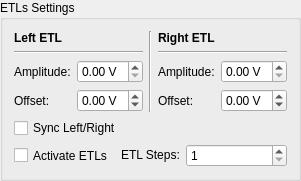
                 <widget class="QGroupBox" name="groupBox_13">
                  <property name="title">
                   <string>ETLs Settings</string>
                  </property>
                  <layout class="QVBoxLayout" name="verticalLayout_45">
                   <item>
                    <layout class="QHBoxLayout" name="horizontalLayout_69">
                     <item>
                      <layout class="QVBoxLayout" name="verticalLayout_46">
                       <item>
                        <widget class="QLabel" name="label_76">
                         <property name="text">
                          <string>&lt;html&gt;&lt;head/&gt;&lt;body&gt;&lt;p&gt;&lt;span style=&quot; font-weight:600;&quot;&gt;Left ETL&lt;/span&gt;&lt;/p&gt;&lt;/body&gt;&lt;/html&gt;</string>
                         </property>
                        </widget>
                       </item>
                       <item>
                        <widget class="Line" name="line_23">
                         <property name="sizePolicy">
                          <sizepolicy hsizetype="Preferred" vsizetype="Preferred">
                           <horstretch>0</horstretch>
                           <verstretch>0</verstretch>
                          </sizepolicy>
                         </property>
                         <property name="orientation">
                          <enum>Qt::Horizontal</enum>
                         </property>
                        </widget>
                       </item>
                       <item>
                        <layout class="QFormLayout" name="formLayout_16">
                         <item row="0" column="0">
                          <widget class="QLabel" name="label_78">
                           <property name="sizePolicy">
                            <sizepolicy hsizetype="Fixed" vsizetype="Preferred">
                             <horstretch>0</horstretch>
                             <verstretch>0</verstretch>
                            </sizepolicy>
                           </property>
                           <property name="text">
                            <string>Amplitude:</string>
                           </property>
                          </widget>
                         </item>
                         <item row="0" column="1">
                          <widget class="QDoubleSpinBox" name="doubleSpinBox_etlLeftAmplitude">
                           <property name="sizePolicy">
                            <sizepolicy hsizetype="Preferred" vsizetype="Fixed">
                             <horstretch>0</horstretch>
                             <verstretch>0</verstretch>
                            </sizepolicy>
                           </property>
                           <property name="suffix">
                            <string> V</string>
                           </property>
                           <property name="minimum">
                            <double>0.000000000000000</double>
                           </property>
                           <property name="maximum">
                            <double>5.000000000000000</double>
                           </property>
                           <property name="singleStep">
                            <double>0.100000000000000</double>
                           </property>
                          </widget>
                         </item>
                         <item row="1" column="0">
                          <widget class="QLabel" name="label_79">
                           <property name="sizePolicy">
                            <sizepolicy hsizetype="Fixed" vsizetype="Preferred">
                             <horstretch>0</horstretch>
                             <verstretch>0</verstretch>
                            </sizepolicy>
                           </property>
                           <property name="text">
                            <string>Offset:</string>
                           </property>
                          </widget>
                         </item>
                         <item row="1" column="1">
                          <widget class="QDoubleSpinBox" name="doubleSpinBox_etlLeftOffset">
                           <property name="sizePolicy">
                            <sizepolicy hsizetype="Preferred" vsizetype="Fixed">
                             <horstretch>0</horstretch>
                             <verstretch>0</verstretch>
                            </sizepolicy>
                           </property>
                           <property name="suffix">
                            <string> V</string>
                           </property>
                           <property name="minimum">
                            <double>-5.000000000000000</double>
                           </property>
                           <property name="maximum">
                            <double>5.000000000000000</double>
                           </property>
                           <property name="singleStep">
                            <double>0.100000000000000</double>
                           </property>
                          </widget>
                         </item>
                        </layout>
                       </item>
                      </layout>
                     </item>
                     <item>
                      <widget class="Line" name="line_24">
                       <property name="sizePolicy">
                        <sizepolicy hsizetype="Preferred" vsizetype="Preferred">
                         <horstretch>0</horstretch>
                         <verstretch>0</verstretch>
                        </sizepolicy>
                       </property>
                       <property name="minimumSize">
                        <size>
                         <width>3</width>
                         <height>0</height>
                        </size>
                       </property>
                       <property name="maximumSize">
                        <size>
                         <width>3</width>
                         <height>16777215</height>
                        </size>
                       </property>
                       <property name="orientation">
                        <enum>Qt::Vertical</enum>
                       </property>
                      </widget>
                     </item>
                     <item>
                      <layout class="QVBoxLayout" name="verticalLayout_47">
                       <item>
                        <widget class="QLabel" name="label_80">
                         <property name="text">
                          <string>&lt;html&gt;&lt;head/&gt;&lt;body&gt;&lt;p&gt;&lt;span style=&quot; font-weight:600;&quot;&gt;Right ETL&lt;/span&gt;&lt;/p&gt;&lt;/body&gt;&lt;/html&gt;</string>
                         </property>
                        </widget>
                       </item>
                       <item>
                        <widget class="Line" name="line_25">
                         <property name="sizePolicy">
                          <sizepolicy hsizetype="Preferred" vsizetype="Preferred">
                           <horstretch>0</horstretch>
                           <verstretch>0</verstretch>
                          </sizepolicy>
                         </property>
                         <property name="orientation">
                          <enum>Qt::Horizontal</enum>
                         </property>
                        </widget>
                       </item>
                       <item>
                        <layout class="QFormLayout" name="formLayout_17">
                         <item row="0" column="0">
                          <widget class="QLabel" name="label_81">
                           <property name="sizePolicy">
                            <sizepolicy hsizetype="Fixed" vsizetype="Preferred">
                             <horstretch>0</horstretch>
                             <verstretch>0</verstretch>
                            </sizepolicy>
                           </property>
                           <property name="text">
                            <string>Amplitude:</string>
                           </property>
                          </widget>
                         </item>
                         <item row="0" column="1">
                          <widget class="QDoubleSpinBox" name="doubleSpinBox_etlRightAmplitude">
                           <property name="sizePolicy">
                            <sizepolicy hsizetype="Preferred" vsizetype="Fixed">
                             <horstretch>0</horstretch>
                             <verstretch>0</verstretch>
                            </sizepolicy>
                           </property>
                           <property name="suffix">
                            <string> V</string>
                           </property>
                           <property name="minimum">
                            <double>0.000000000000000</double>
                           </property>
                           <property name="maximum">
                            <double>5.000000000000000</double>
                           </property>
                           <property name="singleStep">
                            <double>0.100000000000000</double>
                           </property>
                          </widget>
                         </item>
                         <item row="1" column="0">
                          <widget class="QLabel" name="label_82">
                           <property name="sizePolicy">
                            <sizepolicy hsizetype="Fixed" vsizetype="Preferred">
                             <horstretch>0</horstretch>
                             <verstretch>0</verstretch>
                            </sizepolicy>
                           </property>
                           <property name="text">
                            <string>Offset:</string>
                           </property>
                          </widget>
                         </item>
                         <item row="1" column="1">
                          <widget class="QDoubleSpinBox" name="doubleSpinBox_etlRightOffset">
                           <property name="sizePolicy">
                            <sizepolicy hsizetype="Preferred" vsizetype="Fixed">
                             <horstretch>0</horstretch>
                             <verstretch>0</verstretch>
                            </sizepolicy>
                           </property>
                           <property name="suffix">
                            <string> V</string>
                           </property>
                           <property name="minimum">
                            <double>-5.000000000000000</double>
                           </property>
                           <property name="maximum">
                            <double>5.000000000000000</double>
                           </property>
                           <property name="singleStep">
                            <double>0.100000000000000</double>
                           </property>
                           <property name="value">
                            <double>0.000000000000000</double>
                           </property>
                          </widget>
                         </item>
                        </layout>
                       </item>
                      </layout>
                     </item>
                    </layout>
                   </item>
                   <item>
                    <widget class="QCheckBox" name="checkBox_etlSync">
                     <property name="sizePolicy">
                      <sizepolicy hsizetype="Preferred" vsizetype="Preferred">
                       <horstretch>0</horstretch>
                       <verstretch>0</verstretch>
                      </sizepolicy>
                     </property>
                     <property name="minimumSize">
                      <size>
                       <width>0</width>
                       <height>20</height>
                      </size>
                     </property>
                     <property name="maximumSize">
                      <size>
                       <width>16777215</width>
                       <height>20</height>
                      </size>
                     </property>
                     <property name="layoutDirection">
                      <enum>Qt::LeftToRight</enum>
                     </property>
                     <property name="text">
                      <string>Sync Left/Right</string>
                     </property>
                    </widget>
                   </item>
                   <item>
                    <layout class="QHBoxLayout" name="horizontalLayout_70">
                     <item>
                      <widget class="QCheckBox" name="checkBox_etlActivate">
                       <property name="sizePolicy">
                        <sizepolicy hsizetype="Preferred" vsizetype="Preferred">
                         <horstretch>0</horstretch>
                         <verstretch>0</verstretch>
                        </sizepolicy>
                       </property>
                       <property name="text">
                        <string>Activate ETLs</string>
                       </property>
                      </widget>
                     </item>
                     <item>
                      <widget class="QLabel" name="label_35">
                       <property name="sizePolicy">
                        <sizepolicy hsizetype="Fixed" vsizetype="Fixed">
                         <horstretch>0</horstretch>
                         <verstretch>0</verstretch>
                        </sizepolicy>
                       </property>
                       <property name="text">
                        <string>ETL Steps:</string>
                       </property>
                      </widget>
                     </item>
                     <item>
                      <widget class="QDoubleSpinBox" name="doubleSpinBox_etlSteps">
                       <property name="sizePolicy">
                        <sizepolicy hsizetype="Preferred" vsizetype="Preferred">
                         <horstretch>0</horstretch>
                         <verstretch>0</verstretch>
                        </sizepolicy>
                       </property>
                       <property name="decimals">
                        <number>0</number>
                       </property>
                       <property name="minimum">
                        <double>1.000000000000000</double>
                       </property>
                      </widget>
                     </item>
                    </layout>
                   </item>
                  </layout>
                 </widget>
